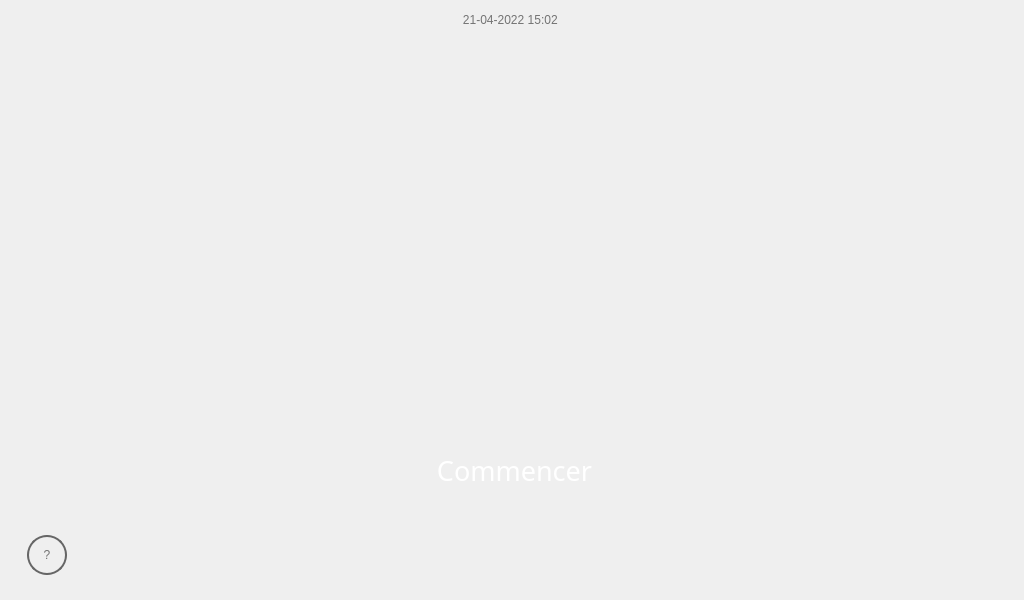
<?xml version="1.0" encoding="UTF-8"?>
<ui version="4.0">
 <class>MainWindow</class>
 <widget class="QMainWindow" name="MainWindow">
  <property name="geometry">
   <rect>
    <x>0</x>
    <y>0</y>
    <width>1024</width>
    <height>600</height>
   </rect>
  </property>
  <property name="font">
   <font>
    <underline>false</underline>
   </font>
  </property>
  <property name="windowTitle">
   <string>MainWindow</string>
  </property>
  <property name="styleSheet">
   <string notr="true"/>
  </property>
  <widget class="QWidget" name="centralwidget">
   <property name="styleSheet">
    <string notr="true">
/*////////////// Initial start page/////////////////*/
#page{background:url(:/background_img/images/images/bg1.png);}

#btn_start{border: 0px solid #666;
font: 25 20pt &quot;Piboto Condensed&quot;;
color:white;
}

#btn_help_1 {border-radius: 20px;border: 2px solid #666;font: 25 20pt &quot;Piboto Condensed&quot;;color:#737373;}

#time_3{font: 25 15pt &quot;Piboto Condensed&quot;;
color:#737373;
}

/*///////////////// Scan Qr code page/////////////////////*/
#main_page {background-image:url(:/background_img/images/images/bg2.png);}

#time_2{font: 25 15pt &quot;Piboto Condensed&quot;;
color:white;
}

#text_message{color:#737373;
font: 25 15pt &quot;Piboto Condensed&quot;;
}

#btn_restart{
border-radius: 30px;
border: 0px solid white;
font: 25 20pt &quot;Piboto Condensed&quot;;
color:white;
}

#btn_help_3 , #btn_finish {
border-radius: 20px;
border: 2px solid #666;
font: 25 20pt &quot;Piboto Condensed&quot;;
color:#737373;
}

#btn_finish {
color:white;
border: 0px solid white;
font: 25 17pt &quot;Piboto Condensed&quot;;
}

#btn_refresh {
border-radius: 30px;
border: 0px solid #666;
}

/*////////////////////// Counting page ///////////////////////////////*/

#page_content {background-image:url(:/background_img/images/images/bg.png);
background-color:black;
background-origin: cover;
background-clip: padding;
background-position: center;
background-repeat: no-repeat;
}

#text_p , #text_c {color:white}

#number_c, #number_p , #total_number ,#text_total_numb ,#text_u1 ,#number_un,#text_u2,#time_1 {color:#737373;}

#btn_echanger , #butt_help{color:#737373;}

#btn_echanger, #total_number{border-radius: 55px;border: 2px solid #666;}

#butt_help {border-radius: 20px;border: 2px solid #666;font: 25 20pt &quot;Piboto Condensed&quot;}

#btn_echanger:hover , #butt_help:hover ,#btn_echanger:pressed , #butt_help:pressed {
background-color:qradialgradient(spread:pad, cx:0.5, cy:0.5, radius:0.5, fx:0.5, fy:0.5, stop:0 rgba(0, 0, 0, 0), stop:0.306818 rgba(0, 0, 0, 5), stop:0.653409 rgba(0, 0, 0, 14), stop:0.926136 rgba(0, 0, 0, 30))
}

#number_p{font: 45pt &quot;Piboto Condensed&quot;;}
#number_c {font: 45pt &quot;Piboto Condensed&quot;;}

#total_number{font: 25 40pt &quot;Piboto Condensed&quot;;}
#btn_echanger{font: 25 14pt &quot;Piboto Condensed&quot;;}

#text_p , #text_c {font: 25 20pt &quot;Piboto Condensed&quot;;}
#text_total_numb{font: 15 16pt &quot;Piboto Condensed&quot;;}

#level_c , #level_p{
	border: 1px solid grey;
	border-radius: 2px;
	}
#level_p::chunk , #level_c::chunk{
background-color: rgb(0, 255, 0);
width: 8px;
}

#time_1{font: 25 15pt &quot;Piboto Condensed&quot;;}

#text_u1 ,#text_u2{font: 25 10pt &quot;Piboto Condensed&quot;;}
#number_un{font: 25 15pt&quot;Piboto Condensed&quot;;}
#text_u1 ,#number_un,#text_u2 {color:rgb(103, 103, 103);}</string>
   </property>
   <widget class="QStackedWidget" name="stackedWidget">
    <property name="geometry">
     <rect>
      <x>0</x>
      <y>0</y>
      <width>1024</width>
      <height>600</height>
     </rect>
    </property>
    <property name="cursor">
     <cursorShape>ArrowCursor</cursorShape>
    </property>
    <property name="currentIndex">
     <number>1</number>
    </property>
    <widget class="QWidget" name="main_page">
     <widget class="QLabel" name="qr_image">
      <property name="geometry">
       <rect>
        <x>352</x>
        <y>100</y>
        <width>320</width>
        <height>320</height>
       </rect>
      </property>
      <property name="text">
       <string/>
      </property>
      <property name="alignment">
       <set>Qt::AlignCenter</set>
      </property>
     </widget>
     <widget class="QLabel" name="text_message">
      <property name="geometry">
       <rect>
        <x>0</x>
        <y>40</y>
        <width>1024</width>
        <height>41</height>
       </rect>
      </property>
      <property name="text">
       <string>Scanner le Qr code suivant pour finir la procédure </string>
      </property>
      <property name="alignment">
       <set>Qt::AlignCenter</set>
      </property>
     </widget>
     <widget class="QLabel" name="time_2">
      <property name="geometry">
       <rect>
        <x>0</x>
        <y>5</y>
        <width>1024</width>
        <height>29</height>
       </rect>
      </property>
      <property name="text">
       <string>21-04-2022 15:02 </string>
      </property>
      <property name="alignment">
       <set>Qt::AlignCenter</set>
      </property>
     </widget>
     <widget class="QPushButton" name="btn_restart">
      <property name="geometry">
       <rect>
        <x>414</x>
        <y>510</y>
        <width>200</width>
        <height>61</height>
       </rect>
      </property>
      <property name="cursor">
       <cursorShape>PointingHandCursor</cursorShape>
      </property>
      <property name="focusPolicy">
       <enum>Qt::NoFocus</enum>
      </property>
      <property name="text">
       <string>Recommencer</string>
      </property>
     </widget>
     <widget class="QPushButton" name="btn_help_3">
      <property name="geometry">
       <rect>
        <x>27</x>
        <y>535</y>
        <width>40</width>
        <height>40</height>
       </rect>
      </property>
      <property name="cursor">
       <cursorShape>PointingHandCursor</cursorShape>
      </property>
      <property name="focusPolicy">
       <enum>Qt::NoFocus</enum>
      </property>
      <property name="text">
       <string>?</string>
      </property>
     </widget>
     <widget class="QPushButton" name="btn_finish">
      <property name="geometry">
       <rect>
        <x>403</x>
        <y>440</y>
        <width>151</width>
        <height>40</height>
       </rect>
      </property>
      <property name="cursor">
       <cursorShape>PointingHandCursor</cursorShape>
      </property>
      <property name="focusPolicy">
       <enum>Qt::NoFocus</enum>
      </property>
      <property name="text">
       <string>Terminer (60)</string>
      </property>
     </widget>
     <widget class="QPushButton" name="btn_refresh">
      <property name="geometry">
       <rect>
        <x>580</x>
        <y>441</y>
        <width>35</width>
        <height>35</height>
       </rect>
      </property>
      <property name="focusPolicy">
       <enum>Qt::NoFocus</enum>
      </property>
      <property name="text">
       <string/>
      </property>
     </widget>
    </widget>
    <widget class="QWidget" name="page">
     <widget class="QPushButton" name="btn_start">
      <property name="geometry">
       <rect>
        <x>409</x>
        <y>430</y>
        <width>211</width>
        <height>81</height>
       </rect>
      </property>
      <property name="font">
       <font>
        <family>Piboto Condensed</family>
        <pointsize>20</pointsize>
        <weight>3</weight>
        <italic>false</italic>
        <bold>false</bold>
       </font>
      </property>
      <property name="cursor">
       <cursorShape>PointingHandCursor</cursorShape>
      </property>
      <property name="focusPolicy">
       <enum>Qt::NoFocus</enum>
      </property>
      <property name="text">
       <string>Commencer</string>
      </property>
     </widget>
     <widget class="QPushButton" name="btn_help_1">
      <property name="geometry">
       <rect>
        <x>27</x>
        <y>535</y>
        <width>40</width>
        <height>40</height>
       </rect>
      </property>
      <property name="cursor">
       <cursorShape>PointingHandCursor</cursorShape>
      </property>
      <property name="focusPolicy">
       <enum>Qt::NoFocus</enum>
      </property>
      <property name="text">
       <string>?</string>
      </property>
     </widget>
     <widget class="QLabel" name="time_3">
      <property name="geometry">
       <rect>
        <x>0</x>
        <y>5</y>
        <width>1024</width>
        <height>29</height>
       </rect>
      </property>
      <property name="text">
       <string>21-04-2022 15:02 </string>
      </property>
      <property name="alignment">
       <set>Qt::AlignCenter</set>
      </property>
     </widget>
    </widget>
    <widget class="QWidget" name="countingPage">
     <widget class="QFrame" name="page_content">
      <property name="geometry">
       <rect>
        <x>0</x>
        <y>0</y>
        <width>1024</width>
        <height>600</height>
       </rect>
      </property>
      <widget class="QLabel" name="total_number">
       <property name="geometry">
        <rect>
         <x>460</x>
         <y>132</y>
         <width>110</width>
         <height>110</height>
        </rect>
       </property>
       <property name="font">
        <font>
         <family>Piboto Condensed</family>
         <pointsize>40</pointsize>
         <weight>3</weight>
         <italic>false</italic>
         <bold>false</bold>
        </font>
       </property>
       <property name="text">
        <string>0</string>
       </property>
       <property name="alignment">
        <set>Qt::AlignCenter</set>
       </property>
      </widget>
      <widget class="QLabel" name="text_total_numb">
       <property name="geometry">
        <rect>
         <x>410</x>
         <y>90</y>
         <width>201</width>
         <height>31</height>
        </rect>
       </property>
       <property name="font">
        <font>
         <family>Piboto Condensed</family>
         <pointsize>16</pointsize>
         <weight>1</weight>
         <italic>false</italic>
         <bold>false</bold>
        </font>
       </property>
       <property name="text">
        <string>Nombre total</string>
       </property>
       <property name="alignment">
        <set>Qt::AlignCenter</set>
       </property>
      </widget>
      <widget class="QLabel" name="text_u1">
       <property name="geometry">
        <rect>
         <x>406</x>
         <y>280</y>
         <width>100</width>
         <height>21</height>
        </rect>
       </property>
       <property name="text">
        <string>You have inserted</string>
       </property>
      </widget>
      <widget class="QLabel" name="time_1">
       <property name="geometry">
        <rect>
         <x>0</x>
         <y>5</y>
         <width>1024</width>
         <height>29</height>
        </rect>
       </property>
       <property name="text">
        <string>21-04-2022 15:02 </string>
       </property>
       <property name="alignment">
        <set>Qt::AlignCenter</set>
       </property>
      </widget>
      <widget class="QLabel" name="number_un">
       <property name="geometry">
        <rect>
         <x>499</x>
         <y>280</y>
         <width>31</width>
         <height>21</height>
        </rect>
       </property>
       <property name="text">
        <string>0</string>
       </property>
       <property name="alignment">
        <set>Qt::AlignCenter</set>
       </property>
      </widget>
      <widget class="QPushButton" name="butt_help">
       <property name="geometry">
        <rect>
         <x>27</x>
         <y>535</y>
         <width>40</width>
         <height>40</height>
        </rect>
       </property>
       <property name="focusPolicy">
        <enum>Qt::NoFocus</enum>
       </property>
       <property name="text">
        <string>?</string>
       </property>
      </widget>
      <widget class="QLabel" name="number_p">
       <property name="geometry">
        <rect>
         <x>665</x>
         <y>400</y>
         <width>180</width>
         <height>70</height>
        </rect>
       </property>
       <property name="font">
        <font>
         <family>Piboto Condensed</family>
         <pointsize>45</pointsize>
         <weight>50</weight>
         <italic>false</italic>
         <bold>false</bold>
        </font>
       </property>
       <property name="text">
        <string>0</string>
       </property>
       <property name="alignment">
        <set>Qt::AlignCenter</set>
       </property>
      </widget>
      <widget class="QProgressBar" name="level_p">
       <property name="geometry">
        <rect>
         <x>816</x>
         <y>86</y>
         <width>36</width>
         <height>17</height>
        </rect>
       </property>
       <property name="value">
        <number>0</number>
       </property>
       <property name="textVisible">
        <bool>false</bool>
       </property>
      </widget>
      <widget class="QProgressBar" name="level_c">
       <property name="geometry">
        <rect>
         <x>331</x>
         <y>86</y>
         <width>36</width>
         <height>17</height>
        </rect>
       </property>
       <property name="value">
        <number>50</number>
       </property>
       <property name="textVisible">
        <bool>false</bool>
       </property>
      </widget>
      <widget class="QLabel" name="text_p">
       <property name="geometry">
        <rect>
         <x>655</x>
         <y>120</y>
         <width>200</width>
         <height>41</height>
        </rect>
       </property>
       <property name="font">
        <font>
         <family>Piboto Condensed</family>
         <pointsize>20</pointsize>
         <weight>3</weight>
         <italic>false</italic>
         <bold>false</bold>
        </font>
       </property>
       <property name="text">
        <string>Plastique</string>
       </property>
      </widget>
      <widget class="QLabel" name="text_u2">
       <property name="geometry">
        <rect>
         <x>535</x>
         <y>280</y>
         <width>90</width>
         <height>21</height>
        </rect>
       </property>
       <property name="text">
        <string>unkown objects</string>
       </property>
      </widget>
      <widget class="QLabel" name="number_c">
       <property name="geometry">
        <rect>
         <x>180</x>
         <y>400</y>
         <width>180</width>
         <height>70</height>
        </rect>
       </property>
       <property name="font">
        <font>
         <family>Piboto Condensed</family>
         <pointsize>45</pointsize>
         <weight>50</weight>
         <italic>false</italic>
         <bold>false</bold>
        </font>
       </property>
       <property name="text">
        <string>0</string>
       </property>
       <property name="alignment">
        <set>Qt::AlignCenter</set>
       </property>
      </widget>
      <widget class="QLabel" name="text_c">
       <property name="geometry">
        <rect>
         <x>168</x>
         <y>120</y>
         <width>200</width>
         <height>41</height>
        </rect>
       </property>
       <property name="font">
        <font>
         <family>Piboto Condensed</family>
         <pointsize>20</pointsize>
         <weight>3</weight>
         <italic>false</italic>
         <bold>false</bold>
        </font>
       </property>
       <property name="text">
        <string>Canette</string>
       </property>
      </widget>
      <widget class="QPushButton" name="btn_echanger">
       <property name="geometry">
        <rect>
         <x>460</x>
         <y>400</y>
         <width>110</width>
         <height>110</height>
        </rect>
       </property>
       <property name="font">
        <font>
         <family>Piboto Condensed</family>
         <pointsize>14</pointsize>
         <weight>3</weight>
         <italic>false</italic>
         <bold>false</bold>
        </font>
       </property>
       <property name="focusPolicy">
        <enum>Qt::NoFocus</enum>
       </property>
       <property name="text">
        <string>ÉCHANGER</string>
       </property>
      </widget>
     </widget>
    </widget>
   </widget>
  </widget>
 </widget>
 <resources>
  <include location="res_img.qrc"/>
 </resources>
 <connections/>
</ui>
